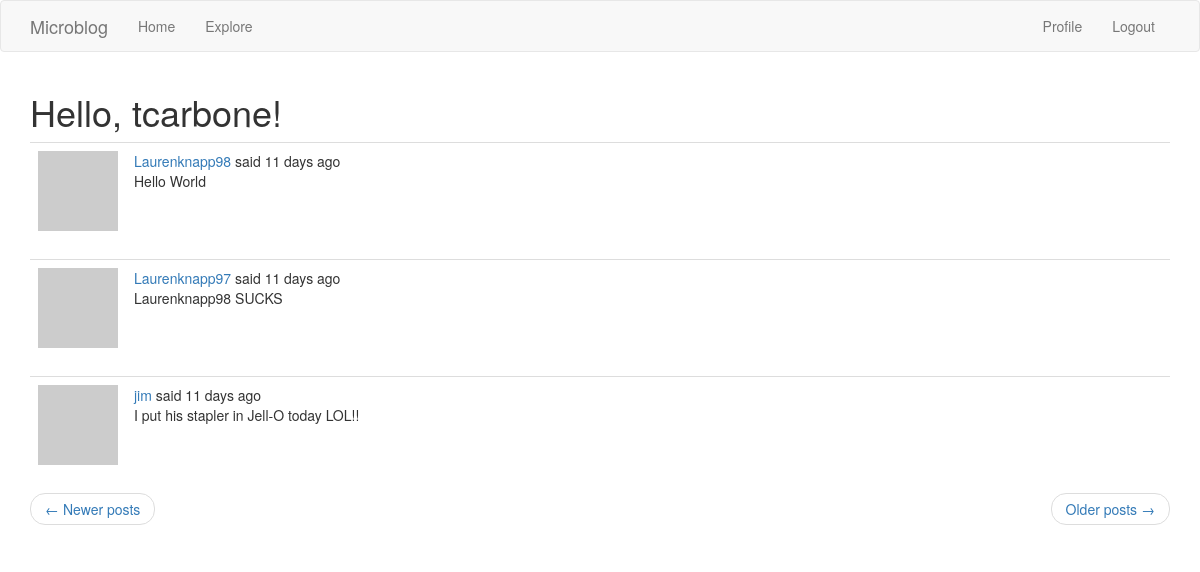
Screenshot of /explore?page=2 (signed in) with the database file from the repository.
### app/models.py (models this page shows, shortened)
class User(UserMixin, db.Model):
    id = db.Column(db.Integer, primary_key=True)
    username = db.Column(db.String(64), index=True, unique=True)
    email = db.Column(db.String(120), index=True, unique=True)
    password_hash = db.Column(db.String(128))
    about_me = db.Column(db.String(140))
    last_seen = db.Column(db.DateTime, default=datetime.utcnow)
    posts = db.relationship("Post", backref="author", lazy="dynamic")
    followed = db.relationship(
        "User",
        secondary = followers,
        primaryjoin = (followers.c.follower_id == id),
        secondaryjoin = (followers.c.followed_id == id),
        backref = db.backref("followers", lazy="dynamic"),
        lazy="dynamic"
    )
    def avatar(self, size):
        digest = hashlib.md5(self.email.lower().encode("utf-8")).hexdigest()
        url = "https://www.gravatar.com/avatar/{}?d=identicon&s={}"
        return url.format(digest, size)

class Post(db.Model):
    id = db.Column(db.Integer, primary_key=True)
    body = db.Column(db.String(140))
    timestamp = db.Column(db.DateTime, index=True, default=datetime.utcnow)
    user_id = db.Column(db.Integer, db.ForeignKey('user.id'))

### app/routes.py (the view)
@app.route('/explore')
@login_required
def explore():
    page = request.args.get('page', 1, type=int)
    posts = Post.query.order_by(Post.timestamp.desc()).paginate(
        page, app.config['POSTS_PER_PAGE'], False)
    if posts.has_next:
        next_url = url_for('explore', page=posts.next_num)
    else:
        next_url = None
    if posts.has_prev:
        prev_url = url_for('explore', page=posts.prev_num)
    else:
        prev_url = None
    return render_template('index.html', title='Explore', posts=posts.items,
        next_url=next_url, prev_url=prev_url)

### app/models.py (called while the page is built)
@login.user_loader
def load_user(id):
    return User.query.get(int(id))

### app/routes.py (called while the page is built)
@app.before_request
def before_request():
    if current_user.is_authenticated:
        current_user.last_seen = datetime.utcnow()
        db.session.commit()

### app/templates/index.html (shortened to what this page needs)
{% extends "base.html" %}
{% import 'bootstrap/wtf.html' as wtf %}
{% block app_content %}
	<h1>Hello, {{ current_user.username }}!</h1>
	{% for post in posts %}
		{% include '_post.html' %}
	{% endfor %}
	<nav aria-label="...">
        <ul class="pager">
            <li class="previous{% if not prev_url %} disabled{% endif %}">
                <a href="{{ prev_url or '#' }}">
                    <span aria-hidden="true">&larr;</span> Newer posts
                </a>
            </li>
            <li class="next{% if not next_url %} disabled{% endif %}">
                <a href="{{ next_url or '#' }}">
                    Older posts <span aria-hidden="true">&rarr;</span>
                </a>
            </li>
        </ul>
    </nav>
{% endblock %}

### app/templates/_post.html
<table class="table table-hover">
	<tr>
		<td width="70px">
			<a href="{{ url_for('user', username=post.author.username) }}">
				<img src="{{ post.author.avatar(70) }}" />
			</a>
		</td>
		<td>
			<a href="{{ url_for('user', username=post.author.username) }}">
				{{ post.author.username }}
			</a>
			said {{ moment(post.timestamp).fromNow() }}
			<br>
			{{ post.body }}
		</td>
	</tr>
</table>

### rows the page displays
User: username "tcarbone"
Post: author.username "Laurenknapp98", timestamp "11 days ago", body "Hello World"
Post: author.username "Laurenknapp97", timestamp "11 days ago", body "Laurenknapp98 SUCKS"
Post: author.username "jim", timestamp "11 days ago", body "I put his stapler in Jell-O today LOL!!"
